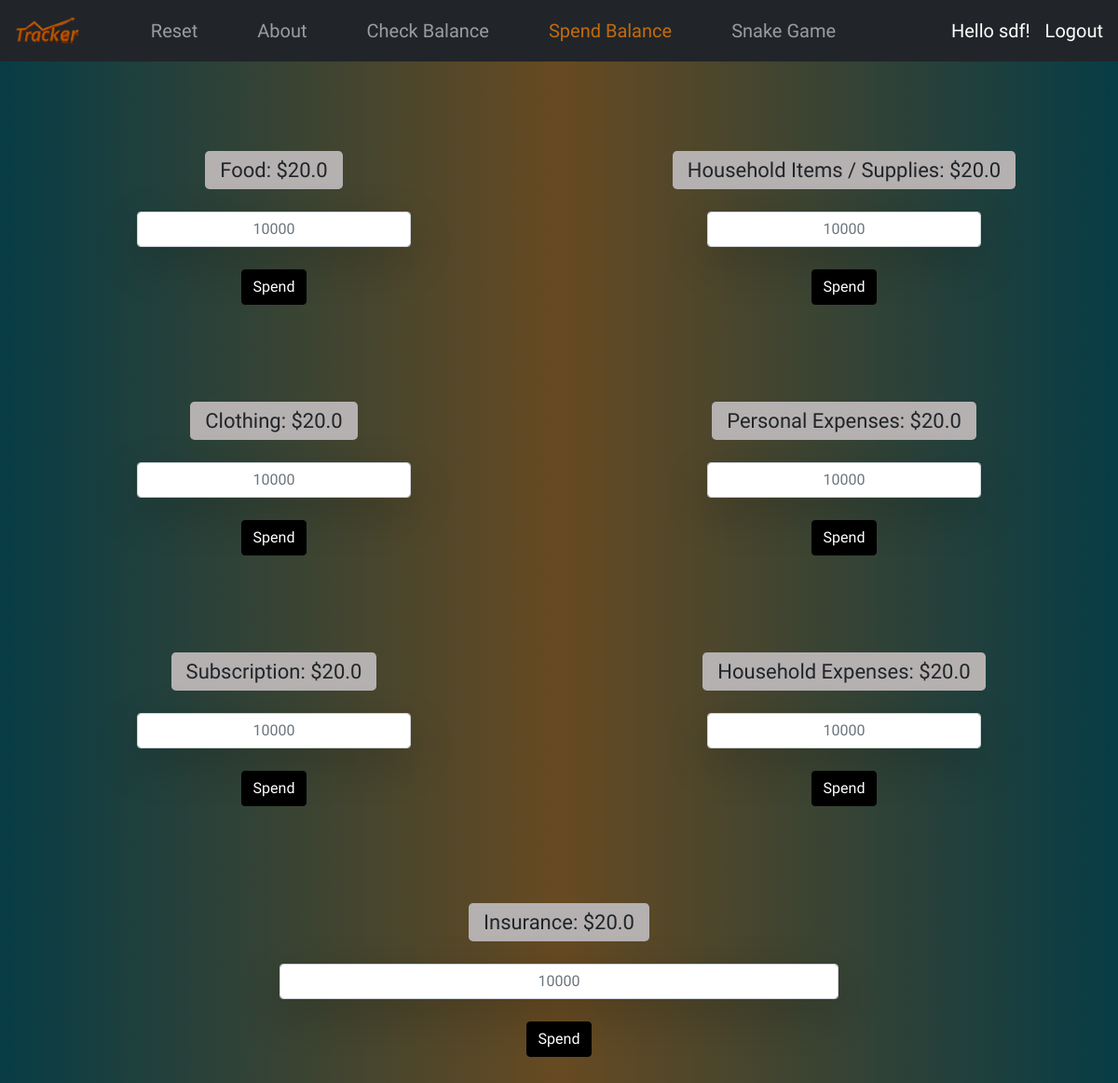
The app's page /spend_balance (signed in), older data.
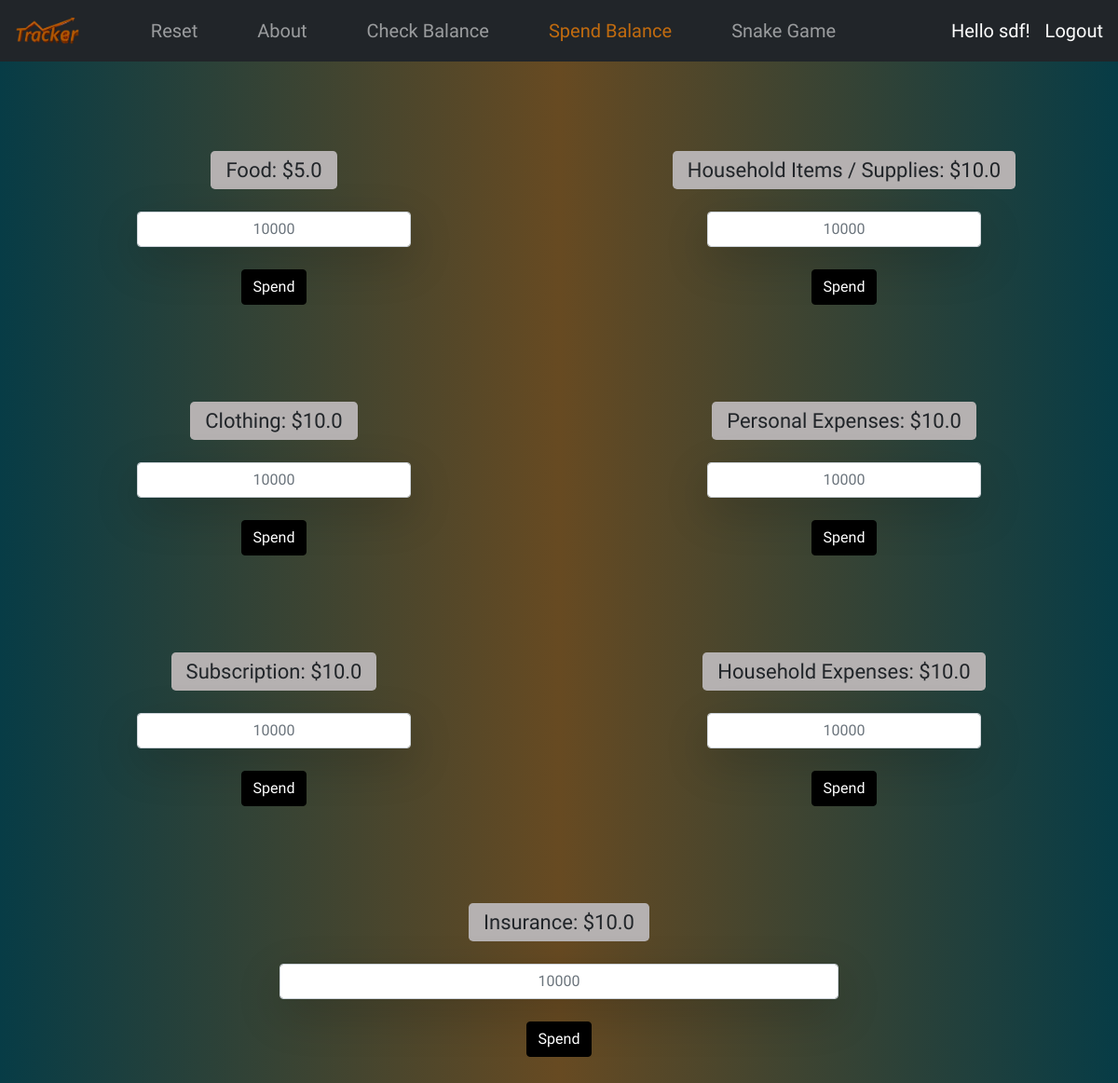
The same page, newer data.
### models.py (models this page shows)
class Expense(db.Model):
    id = db.Column(db.Integer, primary_key=True)
    user_id = db.Column(db.Integer, db.ForeignKey('user.id'), nullable=False)
    total_balance = db.Column(db.Float, default=0)
    food = db.Column(db.Float, default=0)
    house_hold = db.Column(db.Float, default=0)
    clothing = db.Column(db.Float, default=0)
    personal_expense = db.Column(db.Float, default=0)
    subscription = db.Column(db.Float, default=0)
    housing_expense = db.Column(db.Float, default=0)
    insurance = db.Column(db.Float, default=0)
    other = db.Column(db.Float, default=0)

### app.py (the view)
@app.route('/spend_balance')
def spend_balance_page():
    user_id = session['user_id']
    if 'user_id' not in session:
        return redirect(url_for('login'))
    balances = Expense.query.filter_by(user_id=user_id).first()
    user_name = User.query.get(user_id).name
    if not balances:
        return "No balances found. Please initialize them first."
    return render_template("spendBalance.html", balances=balances, user_name=user_name)

### templates/spendBalance.html (shortened to what the changed rows need)
<!DOCTYPE html>
<html lang="en">
<head>
    <link rel="stylesheet" href="{{url_for('static', filename='css/Spend.css')}}">
    <link href="https://cdn.jsdelivr.net/npm/bootstrap@5.0.2/dist/css/bootstrap.min.css" rel="stylesheet">
    <link rel="stylesheet" href="css/animate.css">
    <link rel="stylesheet" href="https://cdnjs.cloudflare.com/ajax/libs/animate.css/4.1.1/animate.min.css"/>
    <link rel="stylesheet" href="https://code.jquery.com/ui/1.12.1/themes/base/jquery-ui.css">
</head>
<body>
    <section class="over-h">
        <div class="contianer over-h">
            <div class="row mt-5 pt-5 over-h ">
                <div class="col-md-6 text-center">
                    <div class="mb-2">
                        <form class="text-center" action="/spend/food" method="post" id="foodForm">
                            <label class="bg-white-30  mb- px-3 py-1 rounded-3 mb-4" for="inputSpend">Food: ${{ balances.food }}</label>
                            <div class="d-flex justify-content-center">
                                <input id="inputSpend" name="food" class="form-control w-50 text-center shadow-lg" oninput="validatePositiveInput(this)" placeholder="10000">
                            </div>
                            <button type="submit" class="submit btn btn-primary mt-4">Spend</button>
                        </form>
                    </div>
                </div>
                <div class="col-md-6 text-center">
                    <div class="mb-2 " >
                        <form class="text-center  " action="/spend/house_hold" method="post">
                                <label  class="bg-white-30  mb-  px-3 py-1 rounded-3 mb-4" for="input1">
                                    Household Items / Supplies: ${{ balances.house_hold }}
                                </label>
                                <div class="d-flex justify-content-center">
                                    <input id="inputSpend" name="house_hold" class="form-control w-50 text-center shadow-lg" id="input1" oninput="validatePositiveInput(this)" placeholder="10000">
                                </div>
                                <button type="submit" class="btn submit btn-primary mt-4 submit">Spend</button>
                        </form>
                    </div>
                </div>
            </div>
            <div class="row mt-5 pt-5 over-h">
                <div class="col-md-6 text-center">
                    <div class="mb-2 " >
                        <form class="text-center  " action="/spend/clothing" method="post">
                                <label  class="bg-white-30  mb-  px-3 py-1 rounded-3 mb-4" for="input1">Clothing: ${{ balances.clothing }}</label>
                                <div class="d-flex justify-content-center">
                                    <input id="inputSpend" name="clothing" class="form-control w-50 text-center shadow-lg" id="input1" oninput="validatePositiveInput(this)" placeholder="10000">
                                </div>
                                <button type="submit" class="btn btn-primary mt-4 submit">Spend</button>
                        </form>
                    </div>
                </div>
                <div class="col-md-6 text-center">
                    <div class="mb-2 " >
                        <form class="text-center  " action="/spend/personal_expense" method="post">
                                <label  class="bg-white-30  mb-  px-3 py-1 rounded-3 mb-4" for="input1">Personal Expenses: ${{ balances.personal_expense }}</label>
                                <div class="d-flex justify-content-center">
                                    <input id="inputSpend" name="personal_expense" class="form-control w-50 text-center shadow-lg" id="input1" oninput="validatePositiveInput(this)" placeholder="10000">
                                </div>
                                <button type="submit" class="btn btn-primary mt-4 submit">Spend</button>
                        </form>
                    </div>
                </div>
            </div>
            <div class="row mt-5 pt-5 over-h">
                <div class="col-md-6 text-center">
                    <div class="mb-2 " >
                        <form class="text-center  " action="/spend/subscription" method="post">
                                <label  class="bg-white-30  mb-  px-3 py-1 rounded-3 mb-4" for="input1">Subscription: ${{ balances.subscription }}</label>
                                <div class="d-flex justify-content-center">
                                    <input id="inputSpend" name="subscription" class="form-control w-50 text-center shadow-lg" id="input1" oninput="validatePositiveInput(this)" placeholder="10000">
                                </div>
                                <button type="submit" class="btn btn-primary mt-4 submit">Spend</button>
                        </form>
                    </div>
                </div>
                <div class="col-md-6 text-center">
                    <div class="mb-2 ">
                        <form class="text-center  " action="/spend/housing_expense" method="POST">
                                <label  class="bg-white-30  mb-  px-3 py-1 rounded-3 mb-4" for="input1">Household Expenses: ${{ balances.housing_expense }} </label>
                                <div class="d-flex justify-content-center">
                                    <input id="inputSpend" name="housing_expense" class="form-control w-50 text-center shadow-lg" id="input1" oninput="validatePositiveInput(this)" placeholder="10000">
                                </div>
                                <button type="submit" class="btn btn-primary mt-4 submit">Spend</button>
                        </form>
                    </div>
                </div>
            </div>
            <div class="row over-h  mt-5 pt-5 mb-5 ">
                <div class="col-md-12 text-center">
                    <div class="mb-2 " >
                        <form class="text-center  " action="/spend/insurance">
                                <label  class="bg-white-30  mb-  px-3 py-1 rounded-3 mb-4" for="input1">Insurance: ${{ balances.insurance }}</label>
                                <div class="d-flex justify-content-center">
                                    <input id="inputSpend" name="food" class="form-control w-50 text-center shadow-lg" id="input1" oninput="validatePositiveInput(this)" placeholder="10000">
                                </div>
                                <button type="submit" class="btn btn-primary mt-4 submit">Spend</button>
                        </form>
                    </div>
                </div>
            </div>
        </div>
    </section>
</body>

Row changes from the older to the newer data that the page shows:
changed Expense: food "20.0" → "5.0"; house_hold "20.0" → "10.0"; clothing "20.0" → "10.0"; personal_expense "20.0" → "10.0"; subscription "20.0" → "10.0"; housing_expense "20.0" → "10.0"; insurance "20.0" → "10.0"
